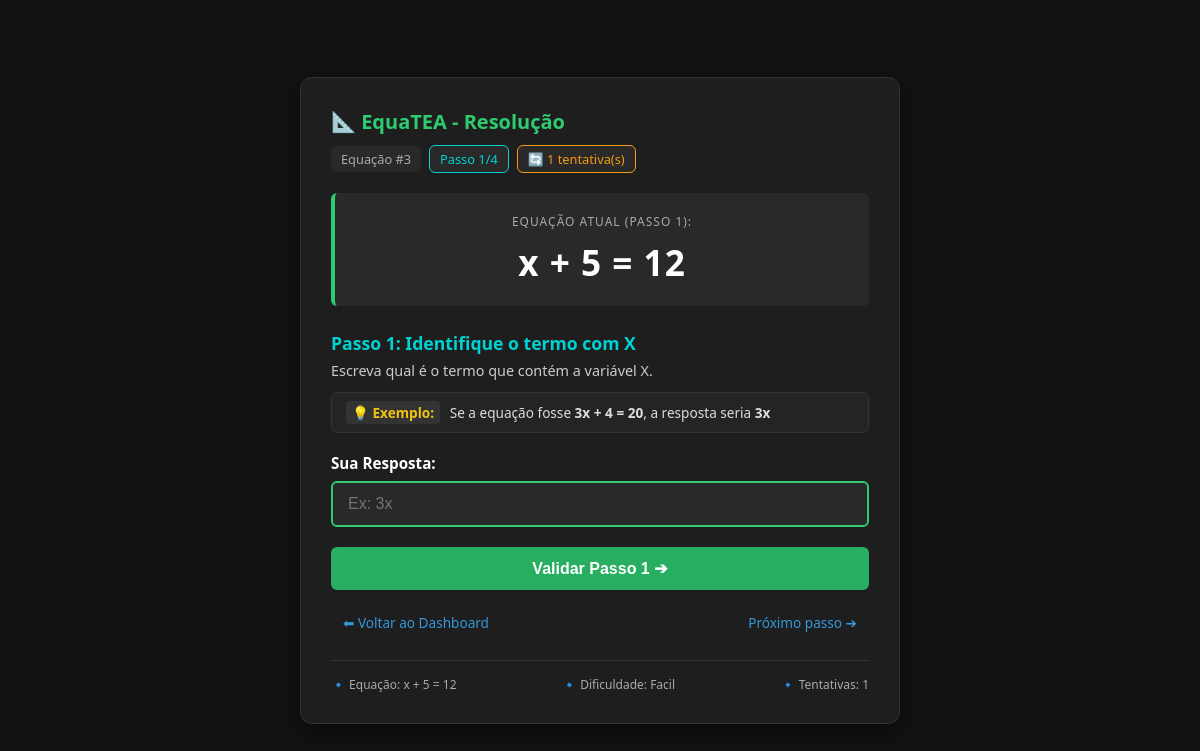
Before: /index.php?view=exercicio&id=3&passo=1 (signed in) with the older database file.
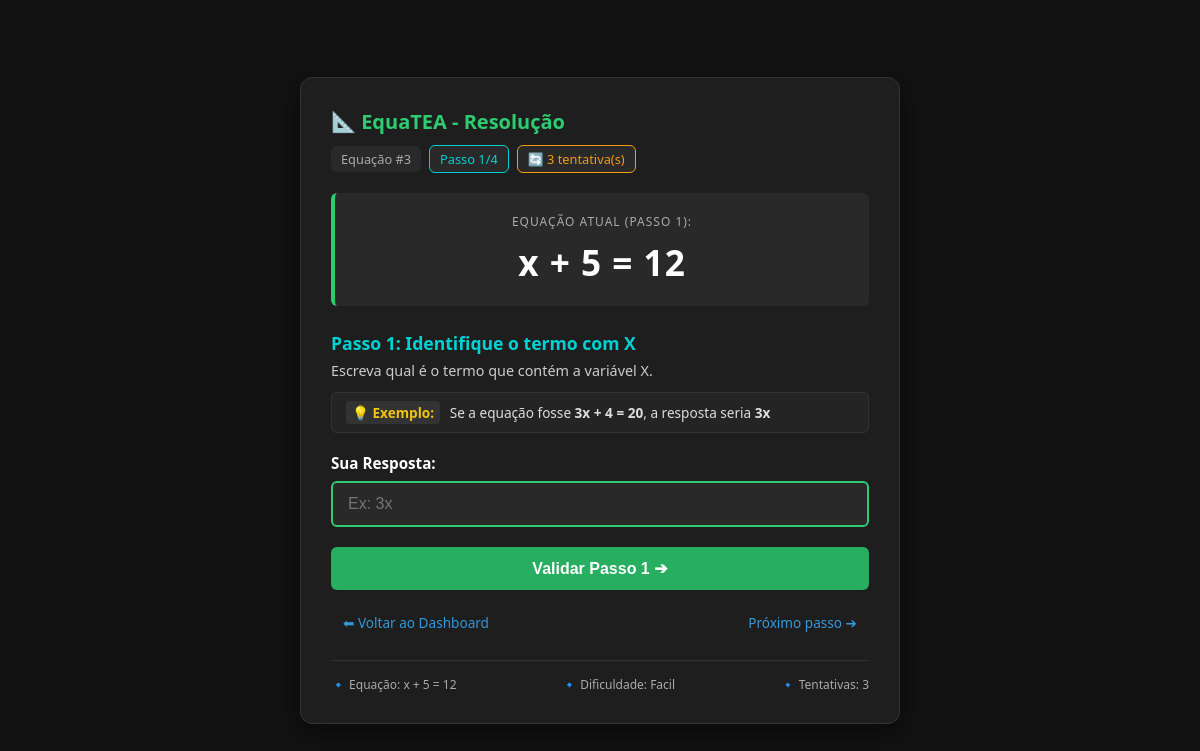
After: the same page with the newer database file.
### tables this page shows
CREATE TABLE `progresso_aluno` (
  `id` int(11) NOT NULL,
  `aluno_id` int(11) NOT NULL,
  `equacao_id` int(11) NOT NULL,
  `passo_atual` tinyint(4) DEFAULT 1 CHECK (`passo_atual` between 1 and 4),
  `concluida` tinyint(1) DEFAULT 0,
  `data_inicio` datetime NOT NULL DEFAULT current_timestamp(),
  `data_conclusao` datetime DEFAULT NULL,
  `tentativas` tinyint(4) DEFAULT 0
);

### app/config/Database.php (called while the page is built, shortened)
<?php
class Database
{
    private static $instance = null;
    private $conn;
    private $host = 'localhost';
    private $dbname = 'equatea_db';
    private $username = 'root';
    private $password = '';
    private function __construct()
    {
        try {
            $this->conn = new PDO(
                "mysql:host={$this->host};dbname={$this->dbname};charset=utf8mb4",
                $this->username,
                $this->password,
                [
                    PDO::ATTR_ERRMODE => PDO::ERRMODE_EXCEPTION,
                    PDO::ATTR_DEFAULT_FETCH_MODE => PDO::FETCH_ASSOC,
                    PDO::ATTR_EMULATE_PREPARES => false
                ]
            );
        } catch (PDOException $e) {
            die("Erro na conexão com o banco de dados: " . $e->getMessage());
        }
    }
    public static function getInstance()
    {
        if (self::$instance === null) {
            self::$instance = new self();
        }
        return self::$instance;
    }
    public function getConnection()
    {
        return $this->conn;
    }
}

### app/models/ProgressoAluno.php (called while the page is built, shortened)
<?php
class ProgressoAluno
{
    private $db;
    public function __construct()
    {
        $this->db = Database::getInstance()->getConnection();
    }
    public function getByAlunoEquacao($aluno_id, $equacao_id)
    {
        try {
            $sql = "SELECT * FROM progresso_aluno
                    WHERE aluno_id = :aluno_id AND equacao_id = :equacao_id";
            $stmt = $this->db->prepare($sql);
            $stmt->execute([
                ':aluno_id' => $aluno_id,
                ':equacao_id' => $equacao_id
            ]);
            return $stmt->fetch(PDO::FETCH_ASSOC);
        } catch (PDOException $e) {
            error_log("Erro ao buscar progresso: " . $e->getMessage());
            return null;
        }
    }
}

### app/models/Equacao.php (called while the page is built, shortened)
<?php
class Equacao
{
    private $db;
    public function __construct()
    {
        $this->db = Database::getInstance()->getConnection();
    }
    public function getById($id)
    {
        $sql = "SELECT * FROM equacoes WHERE id = :id";
        $stmt = $this->db->prepare($sql);
        $stmt->execute([':id' => $id]);
        return $stmt->fetch(PDO::FETCH_ASSOC);
    }
}

### app/views/aluno/exercicio.php (the view, shortened to what the changed rows need)
<?php
$equacaoId = filter_input(INPUT_GET, 'id', FILTER_VALIDATE_INT) ?: 1;
$passo     = filter_input(INPUT_GET, 'passo', FILTER_VALIDATE_INT) ?: 1;
$equacaoDados = null;
if (isset($equacao) && is_array($equacao) && !empty($equacao)) {
    $equacaoDados = $equacao;
}
$a = (int)($equacaoDados['a'] ?? 2);
$b = (int)($equacaoDados['b'] ?? 7);
$c = (int)($equacaoDados['c'] ?? 19);
$termoA = ($a === 1) ? 'x' : (($a === -1) ? '-x' : "{$a}x");
$sinalB = ($b >= 0) ? '+ ' . $b : '- ' . abs($b);
$tentativas_realizadas = 0;
$aluno_id = $_SESSION['aluno_id'] ?? null;
if ($aluno_id && class_exists('ProgressoAluno')) {
    try {
        $progressoModel = new ProgressoAluno();
        $progresso_atual = $progressoModel->getByAlunoEquacao($aluno_id, $equacaoId);
        if ($progresso_atual && is_array($progresso_atual)) {
            $tentativas_realizadas = $progresso_atual['tentativas'] ?? 0;
        }
    } catch (Exception $e) {
    }
}
?>
<!DOCTYPE html>
<html lang="pt-BR">
<head>
</head>
<body>
    <div class="exercise-card">
        <div class="header-title">
            <h2>📐 EquaTEA - Resolução</h2>
            <div style="display: flex; gap: 8px; flex-wrap: wrap; align-items: center;">
                <span class="badge-id">Equação #<?php echo htmlspecialchars((string)$equacaoId); ?></span>
                <span class="badge-progresso">Passo <?php echo (int)$passo; ?>/4</span>
                <?php if ($tentativas_realizadas > 0): ?>
                    <span class="badge-tentativas">
                        🔄 <?php echo $tentativas_realizadas; ?> tentativa(s)
                    </span>
                <?php endif; ?>
            </div>
        </div>
        <div style="margin-top: 20px; padding-top: 15px; border-top: 1px solid var(--border-color); display: flex; justify-content: space-between; flex-wrap: wrap; gap: 10px;">
            <div style="color: var(--text-muted); font-size: 0.75rem;">
                🔹 Equação: <?php echo htmlspecialchars($termoA . ' ' . $sinalB . ' = ' . $c); ?>
            </div>
            <div style="color: var(--text-muted); font-size: 0.75rem;">
                🔹 Dificuldade: <span style="text-transform: capitalize;"><?php echo htmlspecialchars($equacaoDados['dificuldade'] ?? 'Fácil'); ?></span>
            </div>
            <?php if ($tentativas_realizadas > 0): ?>
                <div style="color: var(--text-muted); font-size: 0.75rem;">
                    🔹 Tentativas: <?php echo $tentativas_realizadas; ?>
                </div>
            <?php endif; ?>
        </div>
    </div>
</body>
</html>

Changed rows visible on the page:
changed progresso_aluno: tentativas "1" → "3"
